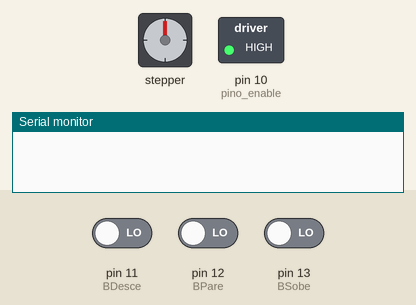
The sketch below on a simulated Arduino Uno, built with avr-gcc and run on an emulated ATmega328P. Parts: stepper motor, switched loads named in the sketch (green lamp = pin HIGH), the last lines printed to the serial monitor. Inputs (shaded band) come from the test bench; at power-on: pin 13 (BSobe) LOW, pin 12 (BPare) LOW, pin 11 (BDesce) LOW. Stepper angles assume 200 steps per turn.

Above: at 1.2 s.
1.3 s: pin 13 (BSobe) driven HIGH
At 1.8 s:
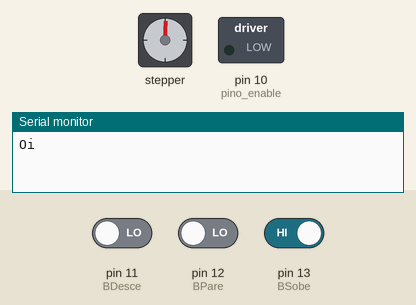
4.3 s: pin 12 (BPare) driven HIGH
At 7.2 s:
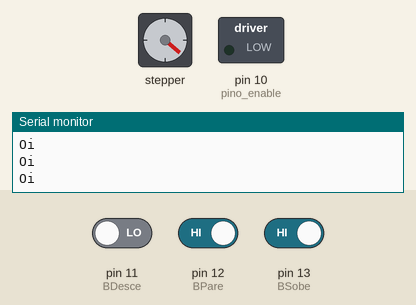
7.3 s: pin 12 (BPare) driven LOW
10.3 s: pin 12 (BPare) driven HIGH
13.3 s: pin 13 (BSobe) driven LOW
At 14.6 s:
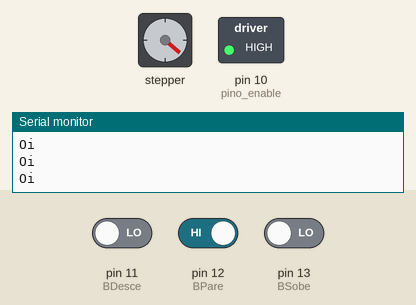
16.3 s: pin 11 (BDesce) driven HIGH
At 16.75 s:
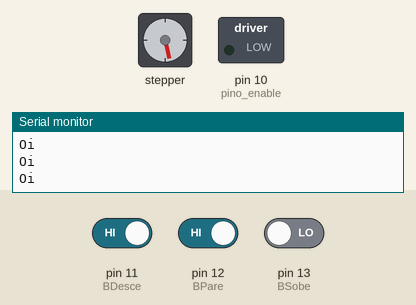
Timing chart, 0 to 29.1 s (numbered marks = the images above; inputs shaded):
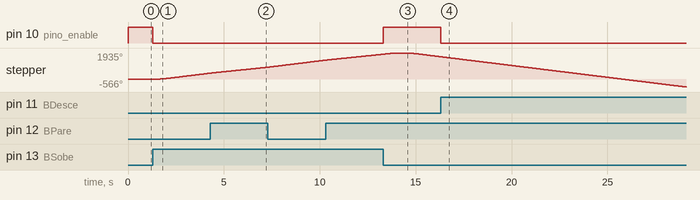

Measured:
- after the input at 1.3 s, pin 10 (pino_enable): HIGH → LOW at once; stepper: keeps turning clockwise at about 152°/s, starting at once
- after the input at 13.3 s, pin 10 (pino_enable): LOW → HIGH at once
- after the input at 16.3 s, pin 10 (pino_enable): HIGH → LOW at once

The sketch:

Prototipo.ino
```cpp
// Programa : Driver motor de passo A4988
// Autor : Arduino e Cia

#include <AccelStepper.h>

int velocidade_motor = 100;
int aceleracao_motor = 100;
int sentido_horario = 0;
int sentido_antihorario = 0;
int numero = 0;
int valores_botao;

// Definicao pino ENABLE
int pino_enable = 10;

#define BSobe 13
#define BPare 12
#define BDesce 11

// Definicao pinos STEP e DIR
AccelStepper motor1(1,7,4 );

void setup()
{
  Serial.begin(9600);

  pinMode(BSobe, INPUT);
  pinMode(BDesce, INPUT);
  pinMode(BPare, INPUT);

  pinMode(pino_enable, OUTPUT);
  // Configuracoes iniciais motor de passo
  motor1.setMaxSpeed(velocidade_motor);
  motor1.setSpeed(velocidade_motor);
  motor1.setAcceleration(aceleracao_motor);
}

void loop(){
  // Aguarda o botão ser apertado

    bool estadoB1 = digitalRead(BSobe);
    bool estadoB2 = digitalRead(BDesce);

    if (estadoB1 == 1){
        Serial.println("Oi");
        digitalWrite(pino_enable, LOW);
        sentido_horario = 1;
        sentido_antihorario = 0;

        motor1.moveTo(10000);

        while(digitalRead(BPare) == LOW){
          motor1.run();
        }
    }

    else if (estadoB2 == 1){
      digitalWrite(pino_enable, LOW);
      sentido_horario = 0;
      sentido_antihorario = 1;

      motor1.moveTo(-10000);

      while(digitalRead(BPare) == LOW){
        motor1.run();
      }
    }


    /*

    if (numero == '2'){
      Serial.println("Numero 2 recebido - Girando motor sentido anti-horario.");
      digitalWrite(pino_enable, LOW);
      sentido_horario = 0;
      sentido_antihorario = 1;
    }


    */

    else{
      sentido_horario = 0;
      sentido_antihorario = 0;
      motor1.moveTo(0);
      digitalWrite(pino_enable, HIGH);
    }


  // Move o motor no sentido horario
  if (sentido_horario == 1)
  {
    motor1.moveTo(10000);
  }
  // Move o motor no sentido anti-horario
  if (sentido_antihorario == 1)
  {
    motor1.moveTo(-10000);
  }
  // Comando para acionar o motor no sentido especificado
  motor1.run();
}  
```
